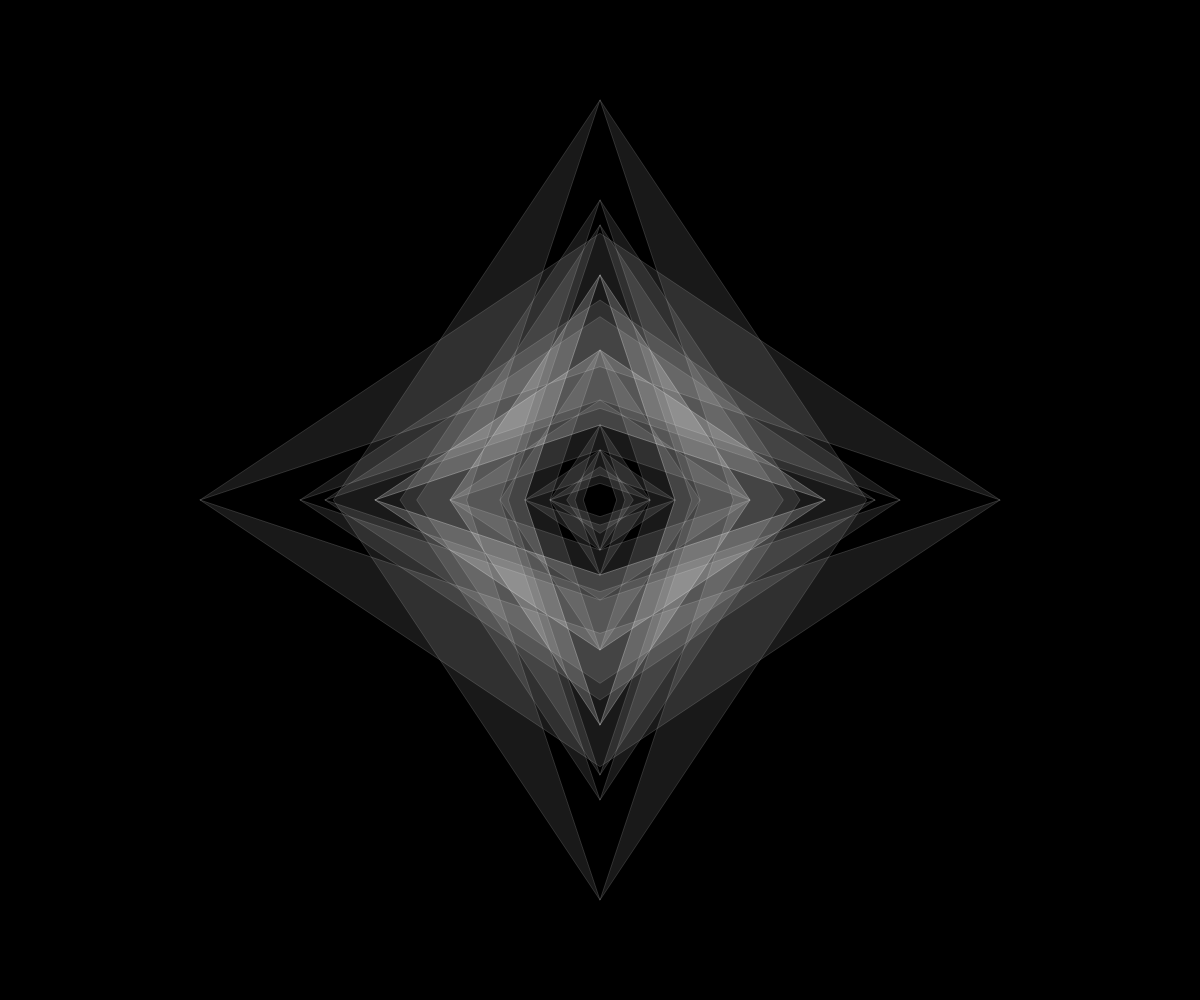
Frame 1 (no input)
Frame 60 (no input): identical to frame 1, image omitted
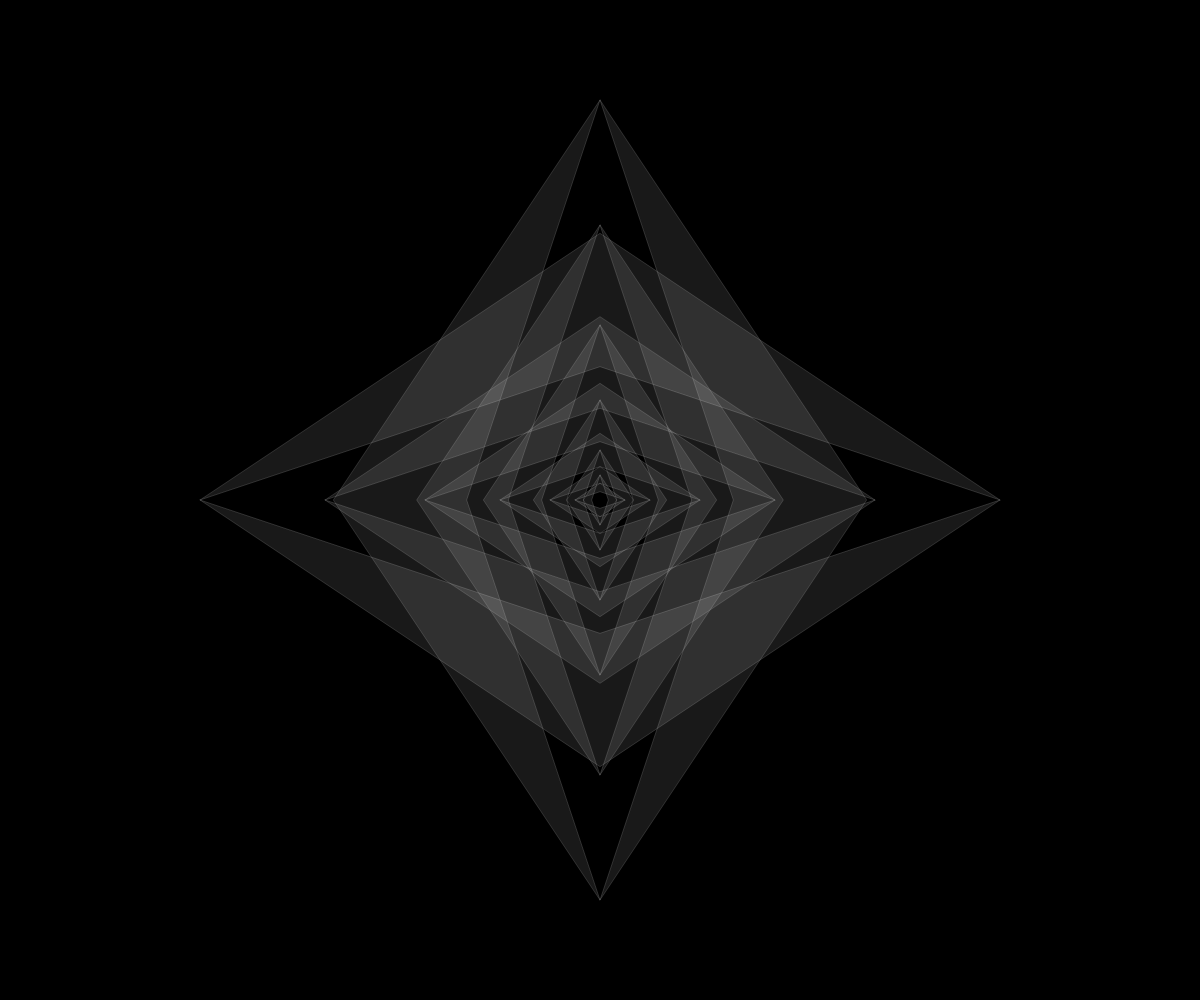
Frame 120 (the mouse pressed at the canvas centre since frame 60)

The p5.js sketch that drew these frames (run headless with seeded random() and noise() and a simulated clock; from frame 60 on, the mouse is pressed at the canvas centre):

// p5.js sketch
// ── sketch.js
var res = 0
var recursion = 8;


function setup() {

    createCanvas(windowWidth, windowHeight);

    background(0);

    seed = random(1000);
    res = PI/2;

}


function draw() {

    background(0);
    randomSeed(seed)
    strokeWeight(0.15)
    stroke(255)
    fill(255,25)
    //noFill()
    push()
    translate(width/2,height/2)
    drawMe(400, res,recursion)
    pop()

}





function drawMe(sz, angle,level) {


    for (var i = 0; i < TWO_PI; i += angle) {
        rotate(i);

        push();
        beginShape();
        vertex(0 - sz, 0);
        vertex(0, 0 + sz * 2 / 3);
        vertex(0 + sz, 0);
        vertex(0, 0 + sz * 1 / 3);
        vertex(0 - sz, 0);
        endShape();
        pop();

    }

    if (level > 1){
        level -= 1;
        drawMe(sz-level*25, res, level)
    }
}


function mousePressed(){
    seed = random(10000)
    res = PI / (int(random(1,16))*2)
    recursion = int(random(1, 9))


}
